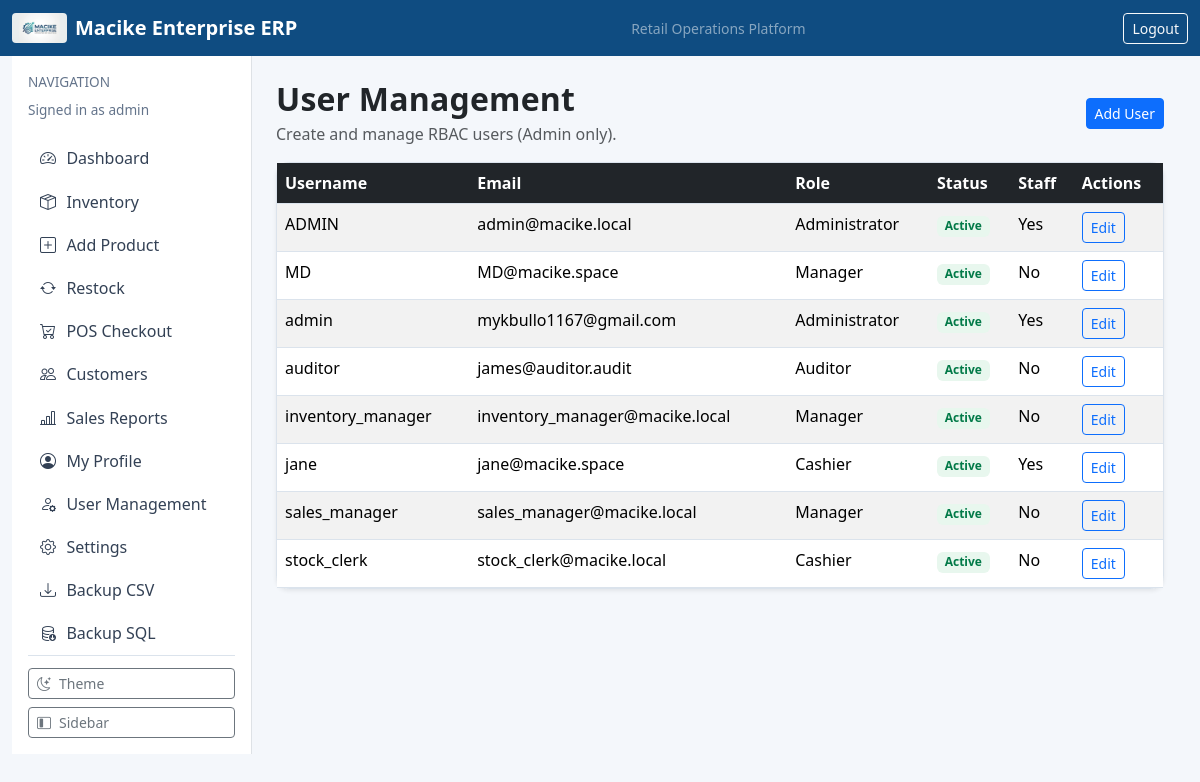
The page /accounts/users/ (signed in) on the database its author committed.
### dashboard/models.py (models this page shows, shortened)
class AppSettings(models.Model):
    class ThemeChoice(models.TextChoices):
        LIGHT = "light", "Light"
        DARK = "dark", "Dark"
        SYSTEM = "system", "System"
    business_name = models.CharField(max_length=120, default="Macike Enterprise")
    logo_url = models.CharField(max_length=255, blank=True, help_text="Set a web/static path e.g. /static/img/macike-logo.png")
    business_address = models.CharField(max_length=255, blank=True, default="Mombasa, Kenya")
    business_phone = models.CharField(max_length=40, blank=True, default="")
    business_email = models.EmailField(blank=True, default="")
    currency_code = models.CharField(max_length=10, default="KES")
    vat_rate = models.DecimalField(max_digits=5, decimal_places=2, default=16.00)
    invoice_terms = models.CharField(max_length=255, default="Pay via M-Pesa. Payment due within 5 days.")
    receipt_footer = models.CharField(max_length=255, default="Thank you for shopping with Macike Enterprise.")
    theme = models.CharField(max_length=10, choices=ThemeChoice.choices, default=ThemeChoice.LIGHT)
    compact_mode = models.BooleanField(default=False)
    default_payment_method = models.CharField(max_length=20, default="CASH")
    require_phone_for_mpesa = models.BooleanField(default=True)
    auto_open_receipt = models.BooleanField(default=True)
    updated_at = models.DateTimeField(auto_now=True)
    @classmethod
    def get_solo(cls):
        obj, _ = cls.objects.get_or_create(pk=1)
        return obj

### accounts/models.py (models this page shows, shortened)
class CustomUser(AbstractUser):
    class Roles(models.TextChoices):
        ADMIN = "ADMIN", "Administrator"
        MANAGER = "MANAGER", "Manager"
        CASHIER = "CASHIER", "Cashier"
        AUDITOR = "AUDITOR", "Auditor"
    role = models.CharField(max_length=20, choices=Roles.choices, default=Roles.CASHIER)
    phone_number = models.CharField(max_length=15, blank=True, null=True)

### accounts/views.py (the view)
# urls.py: path("accounts/users/", user_list_view, name="accounts-users"),
@login_required
@role_required("ADMIN")
def user_list_view(request):
    users = CustomUser.objects.all().order_by("username")
    return render(request, "accounts/user_list.html", {"users": users})

### accounts/permissions.py (called while the page is built)
def role_required(*allowed_roles):
    def decorator(view_func):
        @wraps(view_func)
        def _wrapped(request, *args, **kwargs):
            user = request.user
            if not user.is_authenticated:
                return redirect("login")
            if user.is_superuser or getattr(user, "role", None) in allowed_roles:
                return view_func(request, *args, **kwargs)
            messages.error(request, "You do not have permission to access this page.")
            return redirect("dashboard-home")
        return _wrapped
    return decorator

### dashboard/context_processors.py (called while the page is built)
def app_settings(request):
    return {"app_settings": AppSettings.get_solo()}

### templates/accounts/user_list.html
{% extends "base.html" %}
{% block content %}
<div class="d-flex justify-content-between align-items-center mb-3">
    <div>
        <h2 class="section-title mb-1">User Management</h2>
        <p class="text-muted mb-0">Create and manage RBAC users (Admin only).</p>
    </div>
    <a class="btn btn-primary btn-sm" href="/accounts/users/new/">Add User</a>
</div>
<div class="card shadow-sm">
    <div class="table-responsive">
        <table class="table table-striped mb-0">
            <thead class="table-dark">
                <tr><th>Username</th><th>Email</th><th>Role</th><th>Status</th><th>Staff</th><th>Actions</th></tr>
            </thead>
            <tbody>
                {% for u in users %}
                    <tr>
                        <td>{{ u.username }}</td>
                        <td>{{ u.email|default:"-" }}</td>
                        <td>{{ u.get_role_display }}</td>
                        <td>{% if u.is_active %}<span class="badge badge-soft-success">Active</span>{% else %}<span class="badge badge-soft-danger">Inactive</span>{% endif %}</td>
                        <td>{% if u.is_staff %}Yes{% else %}No{% endif %}</td>
                        <td><a class="btn btn-outline-primary btn-sm" href="/accounts/users/{{ u.id }}/edit/">Edit</a></td>
                    </tr>
                {% empty %}
                    <tr><td colspan="6" class="text-center">No users found.</td></tr>
                {% endfor %}
            </tbody>
        </table>
    </div>
</div>
{% endblock %}

### templates/base.html (shortened to what this page needs)
{% load static %}
<!doctype html>
<html lang="en">
<head>
    <link href="https://cdn.jsdelivr.net/npm/bootstrap@5.3.3/dist/css/bootstrap.min.css" rel="stylesheet">
    <link href="https://cdn.jsdelivr.net/npm/bootstrap-icons@1.11.3/font/bootstrap-icons.css" rel="stylesheet">
</head>
<body class="{% if app_settings.theme == 'dark' %}theme-dark{% endif %}{% if app_settings.compact_mode %} compact{% endif %}">
    <nav class="navbar navbar-expand-lg navbar-dark" style="background: var(--brand-primary);">
        <div class="container-fluid">
            <a class="navbar-brand fw-semibold d-flex align-items-center gap-2" href="/">
                {% if app_settings.logo_url %}
                    <img src="{{ app_settings.logo_url }}" alt="Business Logo" style="height: 30px; width: auto; border-radius: 4px;">
                {% endif %}
                <span>{{ app_settings.business_name }} ERP</span>
            </a>
            <span class="text-white-50 small d-none d-md-inline">Retail Operations Platform</span>
            {% if user.is_authenticated %}
                <form method="post" action="/logout/" class="d-inline">
                    <button class="btn btn-outline-light btn-sm" type="submit">Logout</button>
                </form>
            {% endif %}
        </div>
    </nav>
    <main class="container-fluid app-shell">
        <div class="row g-0">
            {% if user.is_authenticated %}
            <aside class="sidebar-col p-3 border-end bg-white d-flex flex-column">
                <div>
                    <p class="text-uppercase app-subtitle mb-2 sidebar-caption">Navigation</p>
                    <p class="app-subtitle sidebar-role mb-3">Signed in as {{ user.username }}</p>
                </div>
                <div class="flex-grow-1">
                    <a class="sidebar-link" href="/" title="Dashboard"><i class="bi bi-speedometer2"></i><span class="link-text">Dashboard</span></a>
                    <a class="sidebar-link" href="/inventory/" title="Inventory"><i class="bi bi-box-seam"></i><span class="link-text">Inventory</span></a>
                    <a class="sidebar-link" href="/inventory/new/" title="Add Product"><i class="bi bi-plus-square"></i><span class="link-text">Add Product</span></a>
                    <a class="sidebar-link" href="/inventory/restock/" title="Restock"><i class="bi bi-arrow-repeat"></i><span class="link-text">Restock</span></a>
                    <a class="sidebar-link" href="/sales/pos/" title="POS Checkout"><i class="bi bi-cart-check"></i><span class="link-text">POS Checkout</span></a>
                    <a class="sidebar-link" href="/sales/customers/" title="Customers"><i class="bi bi-people"></i><span class="link-text">Customers</span></a>
                    <a class="sidebar-link" href="/sales/report/" title="Sales Reports"><i class="bi bi-bar-chart-line"></i><span class="link-text">Sales Reports</span></a>
                    <a class="sidebar-link" href="/profile/" title="My Profile"><i class="bi bi-person-circle"></i><span class="link-text">My Profile</span></a>
                    {% if user.role == "ADMIN" or user.is_superuser %}
                    <a class="sidebar-link" href="/accounts/users/" title="User Management"><i class="bi bi-person-gear"></i><span class="link-text">User Management</span></a>
                    {% endif %}
                    <a class="sidebar-link" href="/settings/" title="Settings"><i class="bi bi-gear"></i><span class="link-text">Settings</span></a>
                    <a class="sidebar-link" href="/backup/export/csv/" title="Backup CSV"><i class="bi bi-download"></i><span class="link-text">Backup CSV</span></a>
                    <a class="sidebar-link" href="/backup/export/csv/?format=sql" title="Backup SQL"><i class="bi bi-database-down"></i><span class="link-text">Backup SQL</span></a>
                </div>
                <div class="sidebar-footer d-grid gap-2">
                    <button id="themeToggle" class="btn btn-outline-secondary btn-sm sidebar-control-btn" type="button" title="Toggle light/dark theme">
                        <i id="themeToggleIcon" class="bi bi-moon-stars"></i><span class="link-text">Theme</span>
                    </button>
                    <button id="sidebarToggle" class="btn btn-outline-secondary btn-sm sidebar-control-btn" type="button" title="Toggle sidebar">
                        <i class="bi bi-layout-sidebar-inset"></i><span class="link-text">Sidebar</span>
                    </button>
                </div>
            </aside>
            <section class="content-col p-4">
            {% else %}
            <section class="col-12 p-4">
            {% endif %}
                {% block content %}{% endblock %}
            </section>
        </div>
    </main>
</body>
</html>

### templates/base.html (style rules this page uses)
:root { --brand-primary: #0f4c81; --brand-accent: #1f9d8b; --brand-bg: #f4f7fb; }
body { background: var(--brand-bg); }
.app-shell { min-height: calc(100vh - 56px); }
.app-shell .sidebar-col { width: 240px; transition: width 0.28s ease; overflow: hidden; }
.app-shell .content-col { width: calc(100% - 240px); transition: width 0.28s ease; }
.card { border: 1px solid #dbe3ec; border-radius: 0.8rem; box-shadow: 0 1px 3px rgba(15, 23, 42, 0.06); }
.table { border-color: #dbe3ec; }
.table > :not(caption) > * > * { border-bottom-color: #dbe3ec; }
.badge-soft-success { background: #e8f7ee; color: #027a48; }
.section-title { font-weight: 700; letter-spacing: 0.2px; }
.sidebar-link { color: #334155; text-decoration: none; padding: 0.6rem 0.75rem; border-radius: 0.5rem; display: flex; align-items: center; gap: 0.65rem; white-space: nowrap; }
.sidebar-link i { width: 1rem; text-align: center; font-size: 1rem; }
.sidebar-link .link-text { transition: opacity 0.2s ease; }
.app-subtitle { font-size: 0.85rem; color: #64748b; }
.sidebar-footer { border-top: 1px solid #dbe3ec; padding-top: 0.75rem; margin-top: auto; }
.sidebar-control-btn { width: 100%; display: flex; align-items: center; gap: 0.5rem; justify-content: flex-start; }

### rows shown on the page
AppSettings: logo_url (picture), business_name "Macike Enterprise"
CustomUser: username "admin", email "mykbullo1167@gmail.com", role "Administrator", is_active "Active", is_staff "Yes"
CustomUser: username "ADMIN", email "admin@macike.local", role "Administrator", is_active "Active", is_staff "Yes"
CustomUser: username "MD", email "MD@macike.space", role "Manager", is_active "Active", is_staff "No"
CustomUser: username "auditor", email "james@auditor.audit", role "Auditor", is_active "Active", is_staff "No"
CustomUser: username "inventory_manager", email "inventory_manager@macike.local", role "Manager", is_active "Active", is_staff "No"
CustomUser: username "jane", email "jane@macike.space", role "Cashier", is_active "Active", is_staff "Yes"
CustomUser: username "sales_manager", email "sales_manager@macike.local", role "Manager", is_active "Active", is_staff "No"
CustomUser: username "stock_clerk", email "stock_clerk@macike.local", role "Cashier", is_active "Active", is_staff "No"
